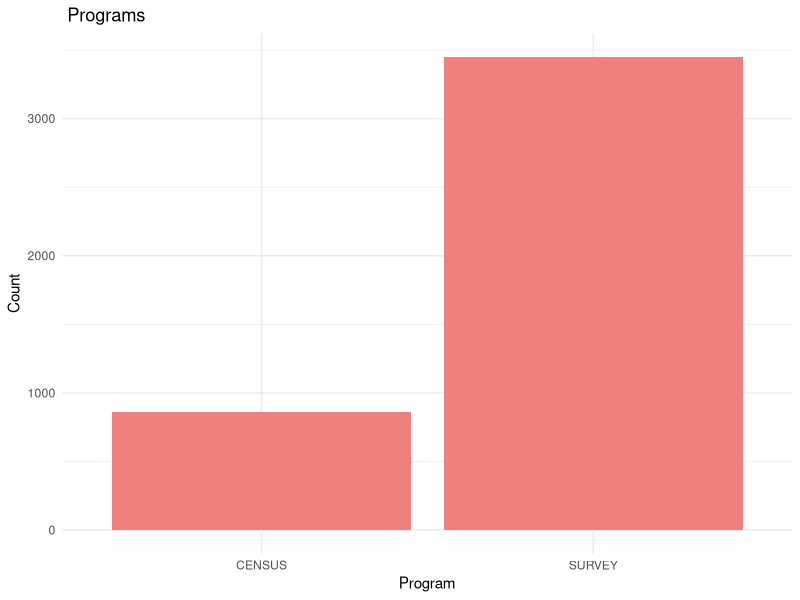
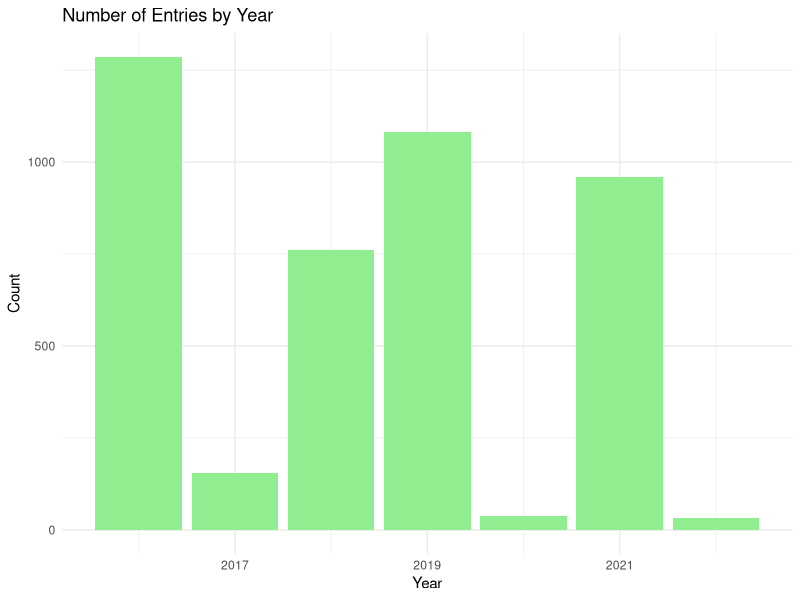
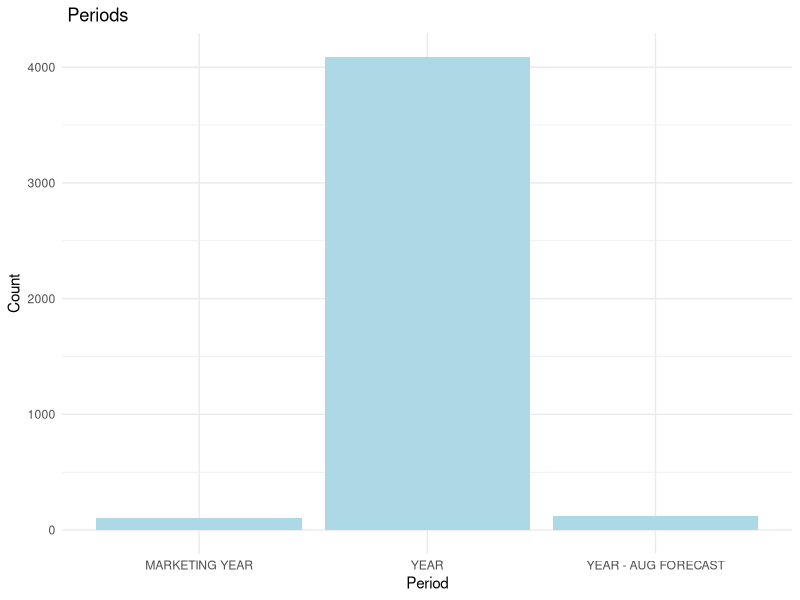
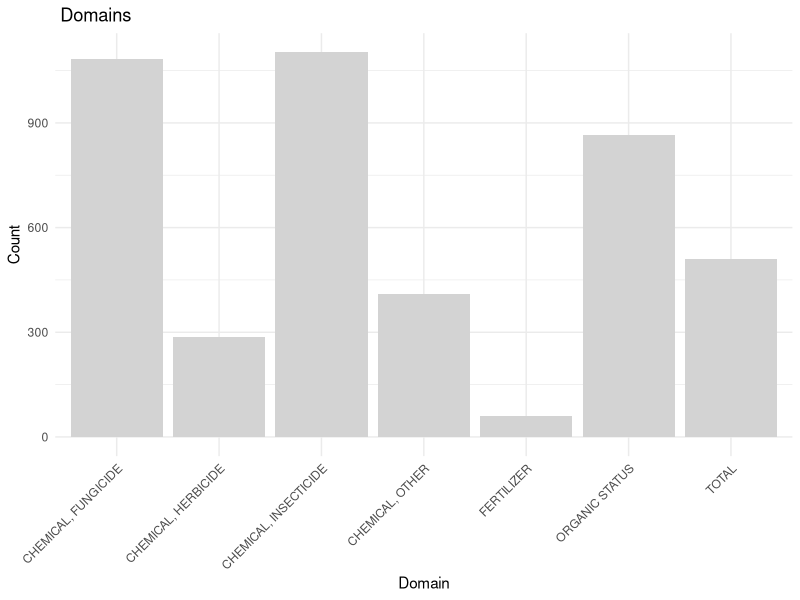

The R source for these figures, in order:
## ---- chunk 1
#| label: Load libraries
#| warning: false
#| message: false
#| echo: false

library(knitr)  
library(kableExtra)
library(tidyverse)
library(stringr)
## ---- chunk 2
#| label: read data - glimpse 
#| warning: false
#| message: false
#| echo: false

strawberry <- read_csv("strawberry_oct4.csv", col_names = TRUE)

# glimpse(strawberry)
## ---- chunk 3
#| label: drop one-item columns
#| echo: false

## define function
#| label: drop one-item columns
#| echo: false

## define function
drop_one_value_col <- function(df){
  col_name <- NULL
  col_val <- NULL
  suppressWarnings({
    for(i in 1:dim(df)[2]){
      if((df |> distinct(df[,i]) |> count()) == 1){
        col_name = c(col_name, colnames(df[i]))
        col_val = c(col_val, df[1,i])  
      } 
    }
  })

  if(is.null(col_name)){
    return("No Columns to drop")
  } else {
    col_val = unlist(col_val)
    attributes(col_val) = NULL
    drp = data.frame(col_name, col_val)
    return(drp)
  }
}

result <- drop_one_value_col(strawberry)

if (is.data.frame(result)) {
  cols_to_drop <- result$col_name
  strawberry <- strawberry |> select(!all_of(cols_to_drop))
  print(result |> kable(caption = "Dropped Single-Value Columns: names and values"))
} else {
  # Handle the case where there are no columns to drop
  print(result)
}







## applying the function a second time 
## tests the function when there aren't any 
## one-value columns
#####  drop_one_value_col(strawberry)

## ---- chunk 4
#| label: glimpse of strawberry data
#| echo: false

## glimpse(strawberry)

## ---- chunk 5
#| label: examine rows
#| echo: false

## is every line associated with a state?

## state_all contains the number of rows containing data 
## for each of the 47 strawberry-growing states.
state_all <- strawberry |> group_by(State) |> count()

## test if every row is associated with a state by summing the 
## counts and testing for equality with the total rows in the 
## data frame

# if(sum(state_all$n) == dim(strawberry)[1]){print("Every row has value in the State column.")}

## ---- chunk 6
#| label: which state has the most rows
#| echo: false

state_max <- state_all$State[which(state_all$n ==  max(state_all$n)  )]

## ---- chunk 7
#| label: examine California data
#| echo: false

## filter rows of California data from the CENSUS data
calif_census <- strawberry |> filter((State=="CALIFORNIA") & (Program=="CENSUS"))


## ## filter rows of California data from the SURVEY data
calif_survey <- strawberry |> filter((State=="CALIFORNIA") & (Program=="SURVEY"))

census_col <- colnames(calif_census)

survey_col <- colnames(calif_survey)

## ---- chunk 8
#| label: split srawberry into census and survey pieces
#| echo: false

strwb_census <- strawberry |> filter(Program == "CENSUS")

strwb_survey <- strawberry |> filter(Program == "SURVEY")

## check that all of the rows are accounted for

## nrow(strawberry) == (nrow(strwb_census) + nrow(strwb_survey))

## Move marketing-related rows in strw_b_chem 
## to strw_b_sales

## clean up the environment

rm(calif_census, calif_survey, state_all)

## ---- chunk 9
#| label: split Data Item
#| echo: false

## This will be done in stages --

####################################################
## split `Data Item` into "Fruit", "temp1","temp2","temp3"
## then test the columns created for numer of distinct values
## split the columns until you have columns of 
## subjects, properties, values, and metrics (where metrics
## are the units defined for the values)

## In this case, the subject is State/Strawberries -- 
## strawberries grown reported by state.

## When using separate_wider_delim() when you don't know the 
## number of columns the function will return,
## use the "too_many" and "too_few" parameters to set up 
## the function.  Generally, setting both parameters
## to "error" will produce helpful error messages.

  strwb_census <- strwb_census |>
  separate_wider_delim(  cols = `Data Item`,
                         delim = ",",
                         names = c("Fruit",
                                 "temp1",
                                 "temp2",
                                 "temp3"),
                         too_many = "error",
                         too_few = "align_start"
                       )

## Test the columns for the number of distinct values.
## for example:
##
# a <- strwb_census |> distinct(Fruit)
## The Fruit column only has one value: STRAWBERRIES the 
## subject under investigation.
##
## Remember - the value in single-value columns
## are often needed for Labels on tables and plots.
##
## Testing the temp1 column guides the next step.
# a <- strwb_census |> distinct(temp1)
## The "temp1" column has 4 distinct values
##
##    " ORGANIC - OPERATIONS WITH SALES"
##    " ORGANIC - PRODUCTION"           
##    " ORGANIC - SALES"                
##    " ORGANIC"  
##
##  (Note the leading space in each string -- 
##       which is fixed below.)
##
##  You can see that this column needs to be split between
##  "organic" and the properties "OPERATIONS WITH SALES", 
##  "PRODUCTION" and "SALES",  
##    using " - " as the column delimiter.
##
##  The column "prop_acct" contains the properties,
##   which are are accounting metrics related to
##   strawberry growing operations.


############################################
## split temp1 into crop_type, Prop_acct

strwb_census <- strwb_census |>
  separate_wider_delim(  cols = temp1,
                         delim = " - ",
                         names = c("crop_type",
                                 "prop_acct"),
                         too_many = "error",
                         too_few = "align_start"
                       )

## Once again, test the columns to plan your next step.
##
# a <- strwb_census |> distinct(crop_type)
## Column "crop_type' has single value  "organic"

# a <- strwb_census |> distinct(prop_acct)

## 
## The stringss in the "prop_acct" column are row labels
## for values reported in the "Values" column.  

##    "OPERATIONS WITH SALES"
##    "PRODUCTION"           
##    "SALES"               
##    "NA"   

## Note that the NA is in a row where the value 
## is labeled in another column.
##

############################################
## trim the strings
## you can see which columns contain string values that need
## to have leading or trailing spaces that need to be trimmed.


# glimpse(strwb_census)

strwb_census$crop_type <- str_trim(strwb_census$crop_type, side = "both")

strwb_census$temp2 <- str_trim(strwb_census$temp2, side = "both")

strwb_census$temp3 <- str_trim(strwb_census$temp3, side = "both")



#############################################
## split temp2 into market_type, measure

##
## The temp2 column requires a different logic.
## 

## start by looking at the unique entries in the temp2 column.

# a <- strwb_census |> distinct(temp2)
# 
# temp2
# 1  NA                                    
# 2 " MEASURED IN CWT"                     
# 3 " MEASURED IN $"                       
# 4 " FRESH MARKET - OPERATIONS WITH SALES"
# 5 " FRESH MARKET - SALES"                
# 6 " PROCESSING - OPERATIONS WITH SALES"  
# 7 " PROCESSING - SALES"   

## temp2 contains data for three separate columns
## 
##   All Strawberries  (is this a Total?)
##   Fresh Market
##   Processing
##
##  To understand these labels see 
##     "Strawberries: An Economic Assessment of the Feasibility
##      of Providing Multiple-Peril Crop Insurance",
##        prepared by Economic Research Service, USDA
##             for the Federal Crop Insurance Corporation
##                  October 31, 1994
## 

## ---- chunk 10
#| label: create a fresh market column
#| echo: false
#| eval: true

## make a copy of the temp2 column named `Fresh Market`.
strwb_census <- strwb_census |> mutate(`Fresh Market` = temp2, .after = temp2)

## Remove cells in `Fresh Market` column 
##   that begin "MEASURED"
strwb_census$`Fresh Market` <- strwb_census$`Fresh Market` |> str_replace( "^MEA.*", "")

## Remove cells in `Fresh Market` column 
##   that begin "PROCESSING" 
strwb_census$`Fresh Market` <- strwb_census$`Fresh Market` |> str_replace( "^P.*", "")

## substitute a space for NA in `Fresh Market` column
strwb_census$`Fresh Market`[is.na(strwb_census$`Fresh Market`)] <- ""  

## in temp2 column, remove cells that begin "FRESH"
 strwb_census$temp2 <- strwb_census$temp2 |> str_replace("^F.*", "")

## Now fix the entries in the `Fresh Market` column
##   Remove "FRESH MARKET - " from the cells
strwb_census$`Fresh Market` <- strwb_census$`Fresh Market` |> str_replace("^FRESH MARKET - ", "")


## ---- chunk 11
#| label: make process market column
#| echo: false

## Make a copy of temp2 named `Process Market`
strwb_census <- strwb_census |> mutate(`Process Market` = temp2, .after = temp2)

## remove `Process Market` cells beginning "MEASURED"
strwb_census$`Process Market` <-  strwb_census$`Process Market` |> str_replace("^MEA.*", "")

## substitute space for NA in `Process Market` column
strwb_census$`Process Market`[is.na(strwb_census$`Process Market`)] <- ""

## In temp2, remove cells that begin "PROCESSING"
strwb_census$temp2 <- strwb_census$temp2 |> str_replace("^P.*", "")

## In `Processing Market`, remove "PROCESSING - " from cells
strwb_census$`Process Market` <-  strwb_census$`Process Market` |> str_replace("PROCESSING - ", "") 


## ---- chunk 12
#| label: remove NAs
#| echo: false

## substitute a space for NA in prop_acct column
strwb_census$prop_acct[is.na(strwb_census$prop_acct)] <- "" 

## substitute a space for NA in temp2 column
strwb_census$temp2[is.na(strwb_census$temp2)] <- "" 

## substitute a space for NA in temp2 column
strwb_census$temp3[is.na(strwb_census$temp3)] <- "" 


## ---- chunk 13
#| label: final cleanup
#| echo: false


strwb_census <- strwb_census |> unite(temp2, temp3, col="Metric", sep="")

## Now fix the entries in the Metric column
##   Remove "MEASURED IN " from the cells
strwb_census$Metric <- strwb_census$Metric |> str_replace("MEASURED IN ", "")

## move Metric to the end
strwb_census <- strwb_census |> relocate(Metric, .before = Domain)

strwb_census <- strwb_census |> relocate(`Process Market`, .before = Metric)

strwb_census <- strwb_census |> rename(Totals = prop_acct)

#drop_one_value_col(strwb_census)


## ---- chunk 14
#| label: define functions dcomma and footnote finder
#| echo: false
#| warning: false
#| message: false
#| eval: true

## remove commas from numbers
## fix footnotes

## basic tools

## start by getting the Values column so you can work on it 

vals <- strwb_census$Value

## note where vals goes in the environment.

## tools -- 2 choices  base R, and stringr package

## BaseR -- Piping??


g1 <- sub(",", "", vals)
# vals[1:20]
# g1[1:20]


g2 <- gsub(",", "", vals)
# vals[1:20]
# g2[1:20]


## stringr - str_replace(), str_replace_all()

## LOOK -- see ref for stingr pkg
a <- vals |> str_detect(",")

# vals[1:20]
# a[1:20]

## Still strings!!

b <- vals |> str_replace(",", "")
# vals[1:20]
# b[1:20]

c <- vals |> str_replace_all(",", "")
# vals[1:20]
# c[1:20]

## Now notice what happens when the
## the strings of digits are cast to numerics.

## for example
c <- as.numeric(c)
# c[1:20]


### remove commas from Value entries
dcomma <- function(c){
  x_new <- as.numeric(gsub(",", "", c))
  return(x_new)
}



#########################################  footnotes

## finds single uppor case Character in parens in s2
## e.g. "(D)"

## To fine the location and value of the footnotes

v <- strwb_census$Value


## find the footnote locations
## fn_i: locations 
fn_i <- v |> str_detect("^\\([:upper:]\\)$") ## returns


## dcomma returns numbers and NA's
v1 <- dcomma(v)

## locations of NA's
na_i <- is.na(v1)

## Demonstration that the locations of the footnotes
## are the same as the locations of the NA's

# length(v) == sum(na_i == fn_i)

## update dcomma()
## Integrate transformation of the values column and 
## reporting the footnote values.


dcomma <- function(c){
  suppressWarnings({
  xnew = as.numeric(gsub(",", "", c))
  fns = unique(c[is.na(xnew)])
  vtran = list("new_vec" = xnew, "footnotes" = fns)
  return(vtran)
  })
}

 
v_trns <- dcomma(v)
 

 a <- v_trns$new_vec
 # a[1:20]
 
 # v_trns$footnotes
 

## ---- chunk 15
stb_survey <- strwb_survey %>%
  filter(str_detect(`Data Item`, "MEASURED IN")) %>%
  mutate(`Data Item` = str_extract(`Data Item`, "(?<=MEASURED IN ).*"))
stb_survey <- stb_survey %>%
  mutate(
    Chemical = if_else(str_detect(`Domain Category`, "\\(.*=.*\\)"),
                       str_extract(`Domain Category`, "(?<=\\().*?(?=\\=)"),
                       NA_character_),
    Chemical_Code = if_else(str_detect(`Domain Category`, "\\(.*=.*\\)"),
                            str_extract(`Domain Category`, "(?<=\\=).*?(?=\\))"),
                            NA_character_)
  )


stb_survey <- subset(stb_survey, select = -Program)
stb_survey <- subset(stb_survey, select = -`Domain Category`)
## ---- chunk 16
stb_survey <- stb_survey[, !sapply(stb_survey, function(col) all(is.na(col)))]


stb_survey <- stb_survey[!is.na(stb_survey$Value), ]


stb_survey <- stb_survey[stb_survey$State != "OTHER STATES", ]


## ---- chunk 17
strwb_census$`CV (%)`<- as.numeric(strwb_census$`CV (%)`)
strwb_census <- strwb_census %>%
  select(-Program,-`Period`,-Fruit,-crop_type,-Domain,-`Domain Category`)

## ---- chunk 18
#| label: strwb_survey preliminary exploration
#| echo: false
#| eval: true

# glimpse(strwb_survey)

## find strwb_survey columns that should be split into columns
## 

## this section will produce tables listing
## the variables in the columns of strwb_survey
## remove the table your won't use

# distinct(strwb_survey[,3]) |> kable()
# c4 <- distinct(strwb_survey[,4])
# 
# c6 <- distinct(strwb_survey[,6])
# c7 <- distinct(strwb_survey[,7])
# c8 <- distinct(strwb_survey[,8])

# c3 |> kable()
# c4 |> kable()
# 
# c6 |> kable()
# c7 |> kable()
# c8 |> kable()


## ---- chunk 19
#| label: period column 
#| echo: false

per_c <- strwb_survey |> select(Period) |> distinct()
per_c <- unlist(per_c)


## the Period column denotes
## three periods for data collection
##    marketing year
##    year
##    year - Aug Forecast
##



## ---- chunk 20
#| label: data item analysis
#| echo: false


## columns need descriptive names

strwb_survey <- strwb_survey |> 
  separate_wider_delim(  cols = `Data Item`,
                         delim = ",",
                         names = c("temp1",
                                 "temp2",
                                 "temp3",
                                 "temp4"),
                         too_many = "error",
                         too_few = "align_start"
                       )

strwb_survey <- strwb_survey |>
  separate_wider_delim(  cols = temp1,
                         delim = " - ",
                         names = c("temp1a",
                                 "temp1b"),
                         too_many = "error",
                         too_few = "align_start"
                       )


# a <- strwb_survey |> distinct(temp1a)
## temp1a contains only 1 value -- STRAWBERRIES

a <- strwb_survey |> distinct(temp1a)

## It appears that strwb_survey intermingles
## market data rows and chemical data rows, with
## the indicators for the differet category of rows
## being in the "Domain" column.
## 

## let's examing the domain column -- begining lby
## separting with 
## splitting Domain into columns




## ---- chunk 21
#| label: domain
#| echo: false
#| eval: true



strwb_survey <- strwb_survey |>
  separate_wider_delim(  cols = Domain,
                         delim = ",",
                         names = c("temp22",
                                 "temp23"),
                         too_many = "error",
                         too_few = "align_start"
                       )


t22 <- unique(strwb_survey$temp22)

t23 <- unique(strwb_survey$temp23)

## Now separate the first column of the Domain Category.
## This iss allow the Chemical rows to be identified
## easity



## ---- chunk 22
#| label: Domain Category
#| echo: false
#| eval: true


strwb_survey <- strwb_survey |>
  separate_wider_delim(  cols = `Domain Category`,
                         delim = ",",
                         names = c("temp42",
                                 "temp43",
                                 "temp44",
                                 "temp45"),
                         too_many = "error",
                         too_few = "align_start"
                       )


## temp22 or temp42 or both == CHEMICAL 
##  else the row contains market data



strwb_survey_chem <- strwb_survey |> filter((temp22 == "CHEMICAL") | (temp42 == "CHEMICAL"))

strwb_survey_mkt <- strwb_survey |> filter(!((temp22 == "CHEMICAL") | (temp42 == "CHEMICAL")))


## ---- chunk 23
#| label: 1-value cols
#| echo: false
#| eval: true

chem1 <-  drop_one_value_col(strwb_survey_chem)

# chem1 |> kable(caption = "1-value columns dropped")

chem1 <- setdiff(colnames(strwb_survey_chem), chem1$col_name)

strwb_survey_chem <- strwb_survey_chem |> select(all_of(chem1))

## ---- chunk 24
#| label: mkt 
#| echo: false
#| eval: true

mkt1 <- drop_one_value_col(strwb_survey_mkt)

# mkt1 |> kable(caption = "droping 1-value cols - mkt")

mkt1 <- setdiff(colnames(strwb_survey_mkt), mkt1$col_name)

strwb_survey_mkt <- strwb_survey_mkt |> select(all_of(mkt1))


## ---- chunk 25
library(ggplot2)
ggplot(strawberry, aes(x=Program)) +
  geom_bar(fill="lightcoral") +
  theme_minimal() +
  labs(title=" Programs", x="Program", y="Count")

## ---- chunk 26
ggplot(strawberry, aes(x=Year)) +
  geom_bar(fill="lightgreen") +
  theme_minimal() +
  labs(title="Number of Entries by Year", x="Year", y="Count")

## ---- chunk 27
ggplot(strawberry, aes(x=Period)) +
  geom_bar(fill="lightblue") +
  theme_minimal() +
  labs(title=" Periods", x="Period", y="Count")

## ---- chunk 28
ggplot(strawberry, aes(x=Domain)) +
  geom_bar(fill="lightgray") +
  theme_minimal() +
  theme(axis.text.x = element_text(angle = 45, hjust = 1)) +
  labs(title=" Domains", x="Domain", y="Count")
